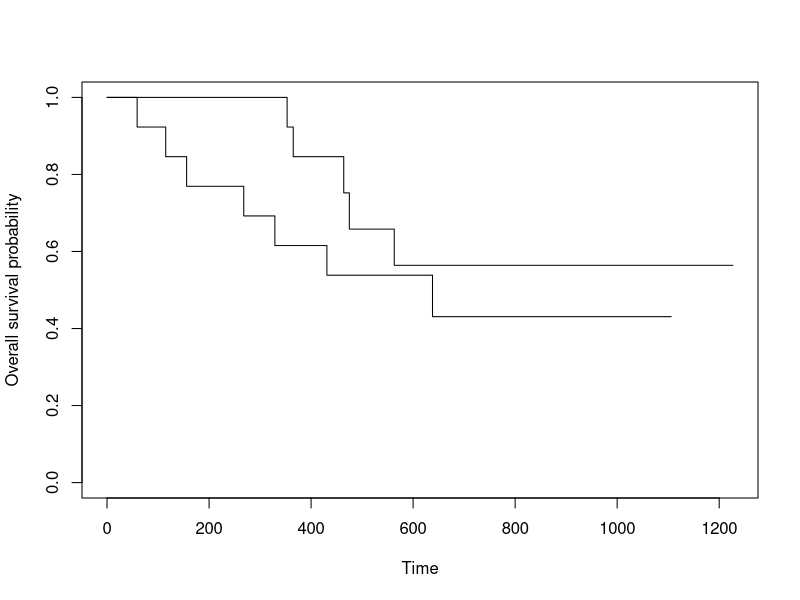

Reproduce this figure in R.
#  A log rank test is the most common way to compare survival curves
# between two groups.

library("survival")

# view first six rows of dataset
head(ovarian)

# perform log rank test
survdiff(Surv(futime, fustat) ~ rx, data = ovarian)

# plot survival for each treatment group
plot(survfit(Surv(futime, fustat) ~ rx, data = ovarian),
     xlab = "Time",
     ylab = "Overall survival probability")
